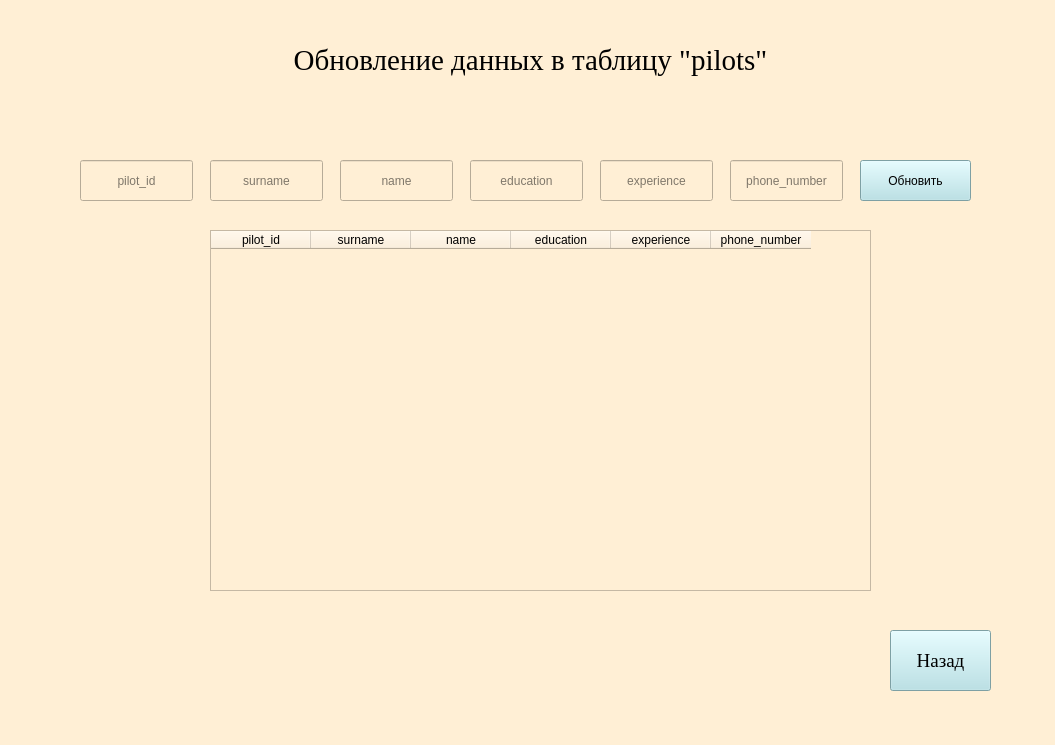
<?xml version="1.0" encoding="UTF-8"?>
<ui version="4.0">
 <class>MainWindow</class>
 <widget class="QMainWindow" name="MainWindow">
  <property name="geometry">
   <rect>
    <x>0</x>
    <y>0</y>
    <width>1055</width>
    <height>745</height>
   </rect>
  </property>
  <property name="windowTitle">
   <string>Добавление записей</string>
  </property>
  <property name="styleSheet">
   <string notr="true">background-color: rgb(255, 239, 213)</string>
  </property>
  <widget class="QWidget" name="centralwidget">
   <widget class="QPushButton" name="back">
    <property name="geometry">
     <rect>
      <x>890</x>
      <y>630</y>
      <width>101</width>
      <height>61</height>
     </rect>
    </property>
    <property name="font">
     <font>
      <family>Times New Roman</family>
      <pointsize>14</pointsize>
     </font>
    </property>
    <property name="styleSheet">
     <string notr="true">background-color: rgb(176, 224, 230)</string>
    </property>
    <property name="text">
     <string>Назад</string>
    </property>
   </widget>
   <widget class="QLabel" name="label">
    <property name="geometry">
     <rect>
      <x>0</x>
      <y>30</y>
      <width>1061</width>
      <height>61</height>
     </rect>
    </property>
    <property name="font">
     <font>
      <family>Times New Roman</family>
      <pointsize>22</pointsize>
     </font>
    </property>
    <property name="text">
     <string>Обновление данных в таблицу &quot;pilots&quot;</string>
    </property>
    <property name="alignment">
     <set>Qt::AlignCenter</set>
    </property>
   </widget>
   <widget class="QLineEdit" name="lineEdit">
    <property name="geometry">
     <rect>
      <x>80</x>
      <y>160</y>
      <width>113</width>
      <height>41</height>
     </rect>
    </property>
    <property name="alignment">
     <set>Qt::AlignCenter</set>
    </property>
    <property name="placeholderText">
     <string>pilot_id</string>
    </property>
   </widget>
   <widget class="QLineEdit" name="lineEdit_2">
    <property name="geometry">
     <rect>
      <x>210</x>
      <y>160</y>
      <width>113</width>
      <height>41</height>
     </rect>
    </property>
    <property name="alignment">
     <set>Qt::AlignCenter</set>
    </property>
    <property name="placeholderText">
     <string>surname</string>
    </property>
   </widget>
   <widget class="QLineEdit" name="lineEdit_3">
    <property name="geometry">
     <rect>
      <x>340</x>
      <y>160</y>
      <width>113</width>
      <height>41</height>
     </rect>
    </property>
    <property name="alignment">
     <set>Qt::AlignCenter</set>
    </property>
    <property name="placeholderText">
     <string>name</string>
    </property>
   </widget>
   <widget class="QLineEdit" name="lineEdit_4">
    <property name="geometry">
     <rect>
      <x>470</x>
      <y>160</y>
      <width>113</width>
      <height>41</height>
     </rect>
    </property>
    <property name="alignment">
     <set>Qt::AlignCenter</set>
    </property>
    <property name="placeholderText">
     <string>education</string>
    </property>
   </widget>
   <widget class="QLineEdit" name="lineEdit_5">
    <property name="geometry">
     <rect>
      <x>600</x>
      <y>160</y>
      <width>113</width>
      <height>41</height>
     </rect>
    </property>
    <property name="alignment">
     <set>Qt::AlignCenter</set>
    </property>
    <property name="placeholderText">
     <string>experience</string>
    </property>
   </widget>
   <widget class="QLineEdit" name="lineEdit_6">
    <property name="geometry">
     <rect>
      <x>730</x>
      <y>160</y>
      <width>113</width>
      <height>41</height>
     </rect>
    </property>
    <property name="alignment">
     <set>Qt::AlignCenter</set>
    </property>
    <property name="placeholderText">
     <string>phone_number</string>
    </property>
   </widget>
   <widget class="QPushButton" name="ok">
    <property name="geometry">
     <rect>
      <x>860</x>
      <y>160</y>
      <width>111</width>
      <height>41</height>
     </rect>
    </property>
    <property name="styleSheet">
     <string notr="true">background-color: rgb(176, 224, 230)</string>
    </property>
    <property name="text">
     <string>Обновить</string>
    </property>
   </widget>
   <widget class="QTableWidget" name="tableWidget">
    <property name="geometry">
     <rect>
      <x>210</x>
      <y>230</y>
      <width>661</width>
      <height>361</height>
     </rect>
    </property>
    <column>
     <property name="text">
      <string>pilot_id</string>
     </property>
    </column>
    <column>
     <property name="text">
      <string>surname</string>
     </property>
    </column>
    <column>
     <property name="text">
      <string>name</string>
     </property>
    </column>
    <column>
     <property name="text">
      <string>education</string>
     </property>
    </column>
    <column>
     <property name="text">
      <string>experience</string>
     </property>
    </column>
    <column>
     <property name="text">
      <string>phone_number</string>
     </property>
    </column>
   </widget>
  </widget>
 </widget>
 <resources/>
 <connections/>
</ui>
